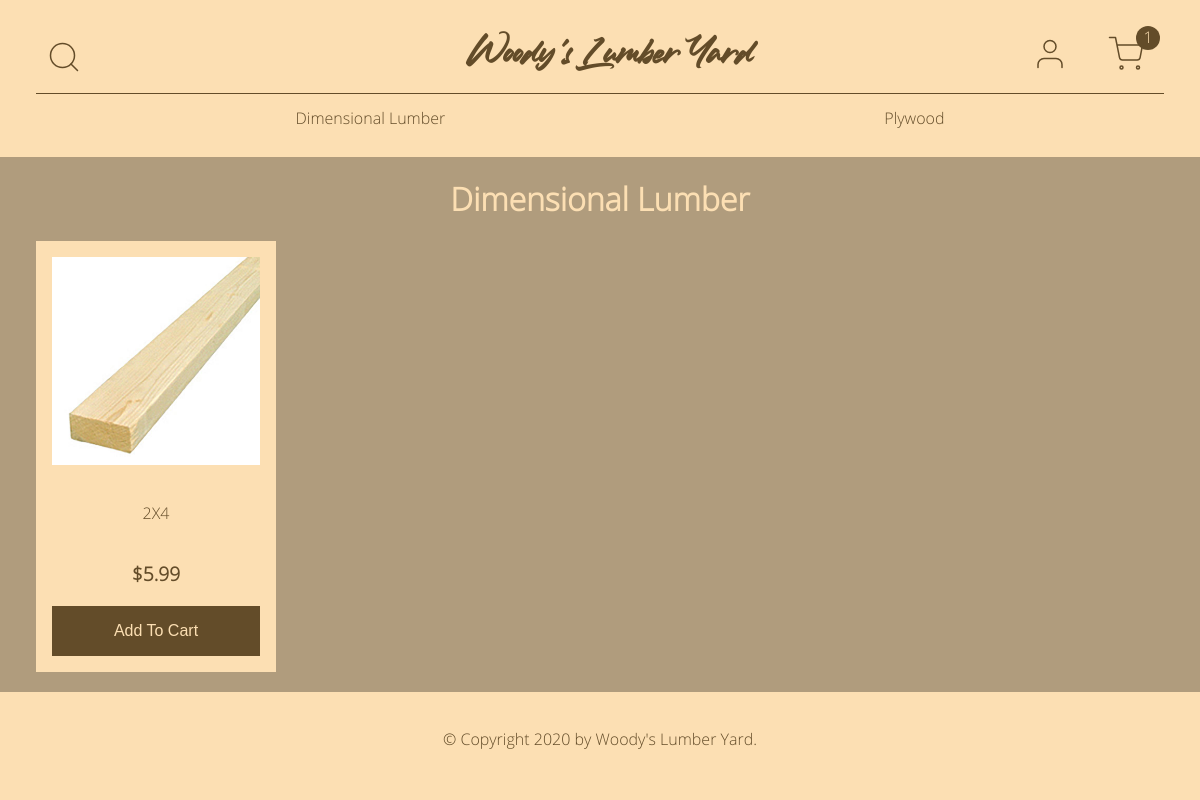
The page /category/dimensional-lumber on the database as committed earlier.
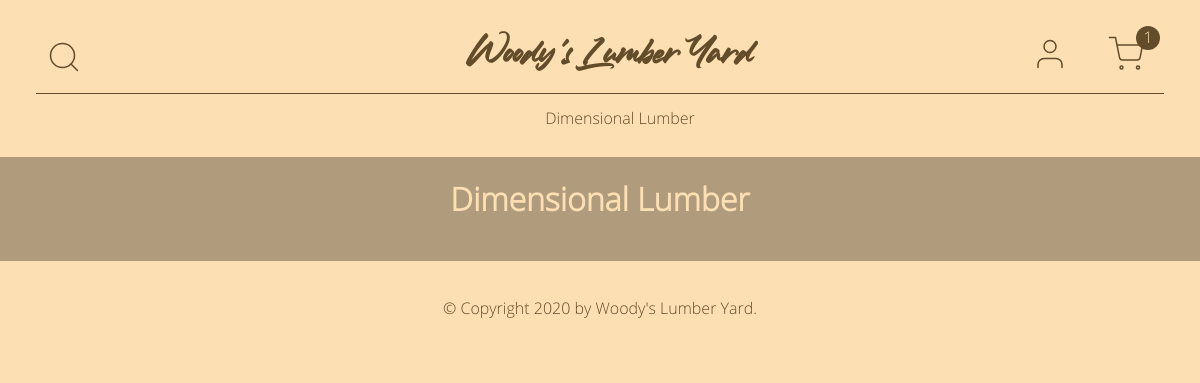
The same page on the database as committed later.
### online_store/models.py (models this page shows, shortened)
class Category(db.Model):
    id = db.Column(db.Integer, primary_key=True)
    name = db.Column(db.String(20), nullable=False)
    link = db.Column(db.String(20), nullable=True)
    products = db.relationship("Product", backref="category", lazy=True)
    date_created = db.Column(db.DateTime, default=datetime.utcnow)
    created_by_id = db.Column(db.Integer, db.ForeignKey("user.id"))

class Product(db.Model):
    id = db.Column(db.Integer, primary_key=True)
    name = db.Column(db.String(100), nullable=False)
    category_id = db.Column(db.Integer, db.ForeignKey("category.id"))
    price = db.Column(db.Float, nullable=False)
    image = db.Column(db.String(40), nullable=False)
    date_created = db.Column(db.DateTime, default=datetime.utcnow)
    created_by_id = db.Column(db.Integer, db.ForeignKey("user.id"))

### online_store/main/routes.py (the view)
@main.route("/category/<category_link>")
def product_category(category_link):
    categories = Category.query.all()
    category = Category.query.filter_by(link=category_link).first()
    title = category.name
    products = (
        Product.query.filter_by(category_id=category.id)
        .order_by(Product.date_created)
        .all()
    )
    context = {
        "products": products,
        "title": title,
        "categories": categories,
    }
    return render_template("home.html", **context)

### online_store/templates/home.html (shortened to what this page needs)
{% extends "base.html" %}
{% block content %}
{% if title %}
<h1>{{ title }}</h1>
{% endif %}
<div class="product-grid">
  {% for product in products %}
  <div class="product-item">
    <p>
      <a href="/products/{{ product.id }}">
        <img src="{{ url_for('static', filename='product-images/' + product.image) }}" alt="{{ product.name }}">
      </a>
    </p>
    <p class="name">
      <a href="/products/{{ product.id }}">{{ product.name }}</a>
    </p>
    <p class="price">${{ product.price }}</p>
    <button type="button" name="add-to-cart">Add To Cart</button>
  </div>
  {% endfor %}
</div>
{% endblock %}

### online_store/templates/base.html (shortened to what this page needs)
<!DOCTYPE html>
<html lang="en">
<head>
  {% block head %}
  <link rel="stylesheet" type="text/css" href="{{ url_for('static', filename='css/main.css') }}">
  {% endblock %}
</head>
<body>
  <header>
    <div class="top-row">
      <div class="search">
        <img class="search-btn" src="/static/assets/search.svg" alt="Search Button">
      </div>
      {% if current_user.is_superadmin or current_user.is_admin %}
      <h1><a href="{{ url_for('admin.home') }}">Woody's Lumber Yard</a></h1>
      {% else %}
      <h1><a href="{{ url_for('main.home') }}">Woody's Lumber Yard</a></h1>
      {% endif %}
      <div class="user-icons">
        <a href="{{ url_for('users.account') }}">
          <img src="{{ url_for('static', filename='assets/user.svg') }}" alt="My Account">
        </a>
        <a href="{{ url_for('main.cart') }}">
          <img class="cart" src="{{ url_for('static', filename='assets/shopping-cart.svg') }}" alt="Shopping Cart">
          <div class="circle">1</div>
        </a>
      </div>
    </div>
    {% if categories %}
    <nav>
      <ul>
        {% for category in categories %}
        <li><a href="/category/{{ category.link }}">{{ category.name }}</a></li>
        {% endfor %}
      </ul>
    </nav>
    {% endif %}
  </header>
  <main>
    {% block content %}{% endblock %}
  </main>
  <footer>
    <p>&copy; Copyright 2020 by <a href="/">Woody's Lumber Yard</a>.</p>
  </footer>
</body>
</html>

Rows that differ between the two databases and show on the page:
removed Category: name "Plywood"
removed Product: image (picture), name "2X4", price "5.99"
